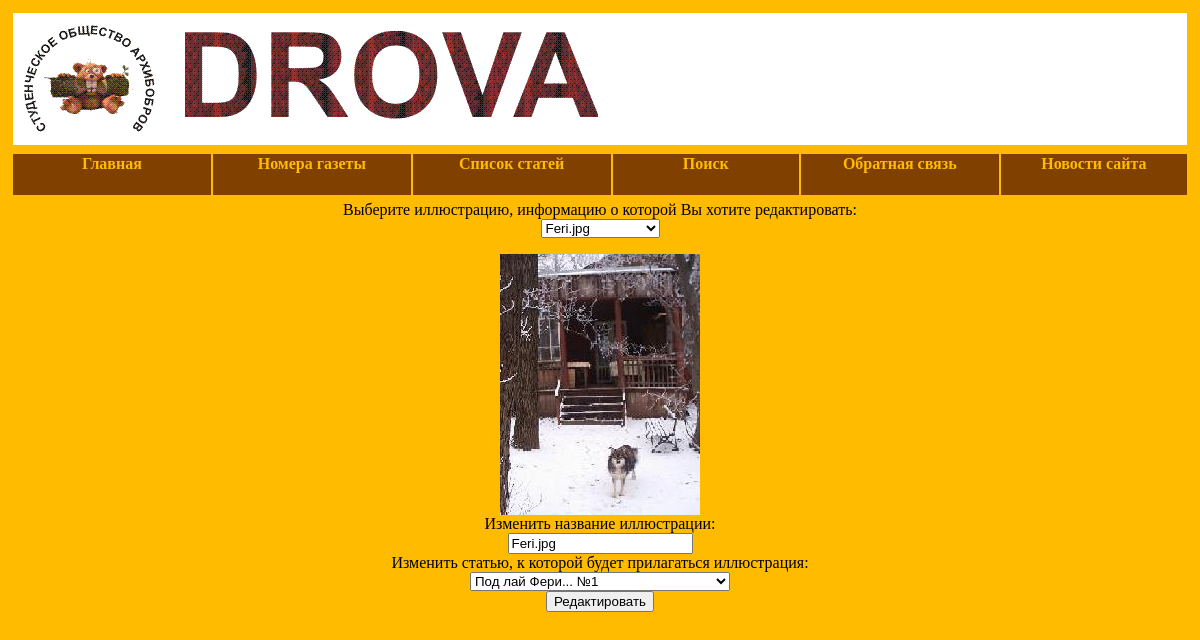
Page /editPhoto147.php on the committed database.
### tables this page shows
CREATE TABLE IF NOT EXISTS `PHOTO` (
  `ID` int(11) NOT NULL,
  `NUMBER` int(11) NOT NULL,
  `FILE` varchar(80) NOT NULL,
  `ARTICLE` int(11) NOT NULL,
  PRIMARY KEY (`ID`)
);

CREATE TABLE IF NOT EXISTS `ARTICLE` (
  `ID` int(11) NOT NULL,
  `CAPTION` varchar(80) NOT NULL,
  `AUTOR` int(11) DEFAULT NULL,
  `FILE` varchar(80) NOT NULL,
  `TYPE` int(11) DEFAULT NULL,
  `NUMBER` int(11) NOT NULL,
  PRIMARY KEY (`ID`)
);

### functions147.php (called while the page is built, shortened)
<?php
  function onBD (&$result, $table_name)
  {
    connect_to_DB ($conn);
    $database = "Newspaper6";
    mysqli_select_db ($conn, $database);
    $result = mysqli_query ($conn, "SELECT * FROM ".$table_name);
  }
?>

### editPhoto147.php (the view, shortened to what this page needs)
<?php
  include "head.php";
  include "functions147.php";
  while ($row = mysqli_fetch_array ($result))
    $i++;
  if ($i > 0)
  {
    onBD ($result, "PHOTO");
    while ($row = mysqli_fetch_array($result))
    {
      $temp = $row[0];
      break;
    }
  }
  else
    $temp = 1;
  if (!isset ($_GET ["photos"]))
    $ind = $temp;
  else
	$ind = $_GET ["photos"];
?>
<form method="post" name="form" action="<?php echo ("edit_photo_in_DB147.php"); ?>" onsubmit="return overify (this)">
  <?php
    $i = 0;
    while ($row = mysqli_fetch_array ($result))
      $i++;
    if ($i > 0)
    {
      echo "<p class='cent'>
        Выберите иллюстрацию, информацию о которой Вы хотите редактировать:<br/>
        <select name='photos' size='1' id='ind' onchange='submitForm(\"editPhoto147\")'>";
      onBD ($result, "PHOTO");
      while ($row = mysqli_fetch_array ($result))
      {
        echo "<option value='".$row [0]."'";
        if ($row [0] == $ind)
          echo " selected";
        echo "/>".$row [2];
      }
      echo "</select>
      </p>
      <div id='dest'>";
      onBD ($result, "PHOTO");
      while($row = mysqli_fetch_array ($result))
        if ($row [0] == $ind)
        {
          if (file_exists ($row [2]))
            echo "<p class='cent'>
              <img src = '".$row [2]."' alt=''/><br/>";
          else
            echo "<p class='cent'>
              Ни один файл с иллюстрацией не соответствует этой записи из базы данных.
              Вероятно, необходимая Вам иллюстрация ещё не загружена.<br/>";
          echo "Изменить название иллюстрации:<br/>
            <input type='text' name='Name_photo' wrap='virtual' value='".$row[2]."'/><br/>
            Изменить статью, к которой будет прилагаться иллюстрация:<br/>
            <select name='articles' size='1'>";
          onBD ($resultArticle, "ARTICLE");
          while($rowArticle = mysqli_fetch_array ($resultArticle))
          {
            echo "<option value='".$rowArticle [0]."'";
            if ($rowArticle [0] == $row [3])
              echo " selected";
            echo "/>".$rowArticle [1];
          }
          echo "</select><br/>
          <input type='submit' name='Edit' value='Редактировать'/>";
        }
      echo "</p>
      </div>";
    }
    else
      echo "<p class='cent'>На данный момент иллюстраций в газете нет.</p>";
  ?>
</form>
<?php
  echo "</body>
    </html>";
?>

### style.css (style rules this page uses)
.cent { text-align: center; }

### rows in the picture
photo: FILE (picture), Name_photo "Feri.jpg", articles "Под лай Фери... №1"

### other values in the picture
form field photos "Feri.jpg"
